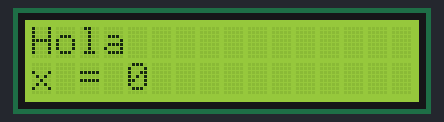
Bench run of a sketch on a simulated Arduino Uno, built with avr-gcc and run on an emulated ATmega328P. Shown: 16×2 character LCD.

Above: at 0.1 s.
At 1.6 s:
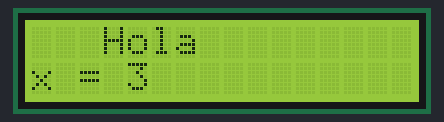
At 2.6 s:
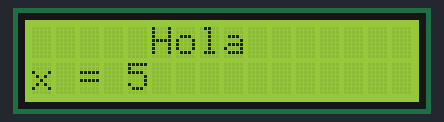
At 3.6 s:
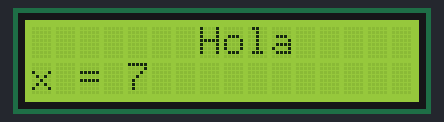
At 5.2 s:
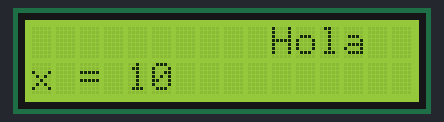
At 7.2 s:
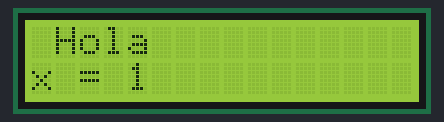

Measured:
- by itself, everything shown: repeats every 6.6 s, in 13 steps
- what the display in image 1 shows lasts 0.5 s, from 1.6 s to 2.1 s

The sketch:

LCD_01.ino
```cpp
/* The circuit:
 * LCD RS pin to digital pin 12
 * LCD Enable pin to digital pin 11
 * LCD D4 pin to digital pin 5
 * LCD D5 pin to digital pin 4
 * LCD D6 pin to digital pin 3
 * LCD D7 pin to digital pin 2
 * LCD R/W pin to ground
 * 10K resistor:
 * ends to +5V and ground
 * wiper to LCD VO pin (pin 3) */

// include the library code:
#include <LiquidCrystal.h>
int i = 0;

const int rs = 12, en = 11, d4 = 5, d5 = 4, d6 = 3, d7 = 2;
LiquidCrystal lcd(rs, en, d4, d5, d6, d7);

void setup() {
  lcd.begin(16, 2);
}

void loop() {
  lcd.clear();
  lcd.setCursor(i,0);
  lcd.print("Hola");
  lcd.setCursor(0,1);
  lcd.print("x = "+String(i));
  lcd.display();
  delay(500);
  if(i==12){i=0;}
  else{i++;}}
```
